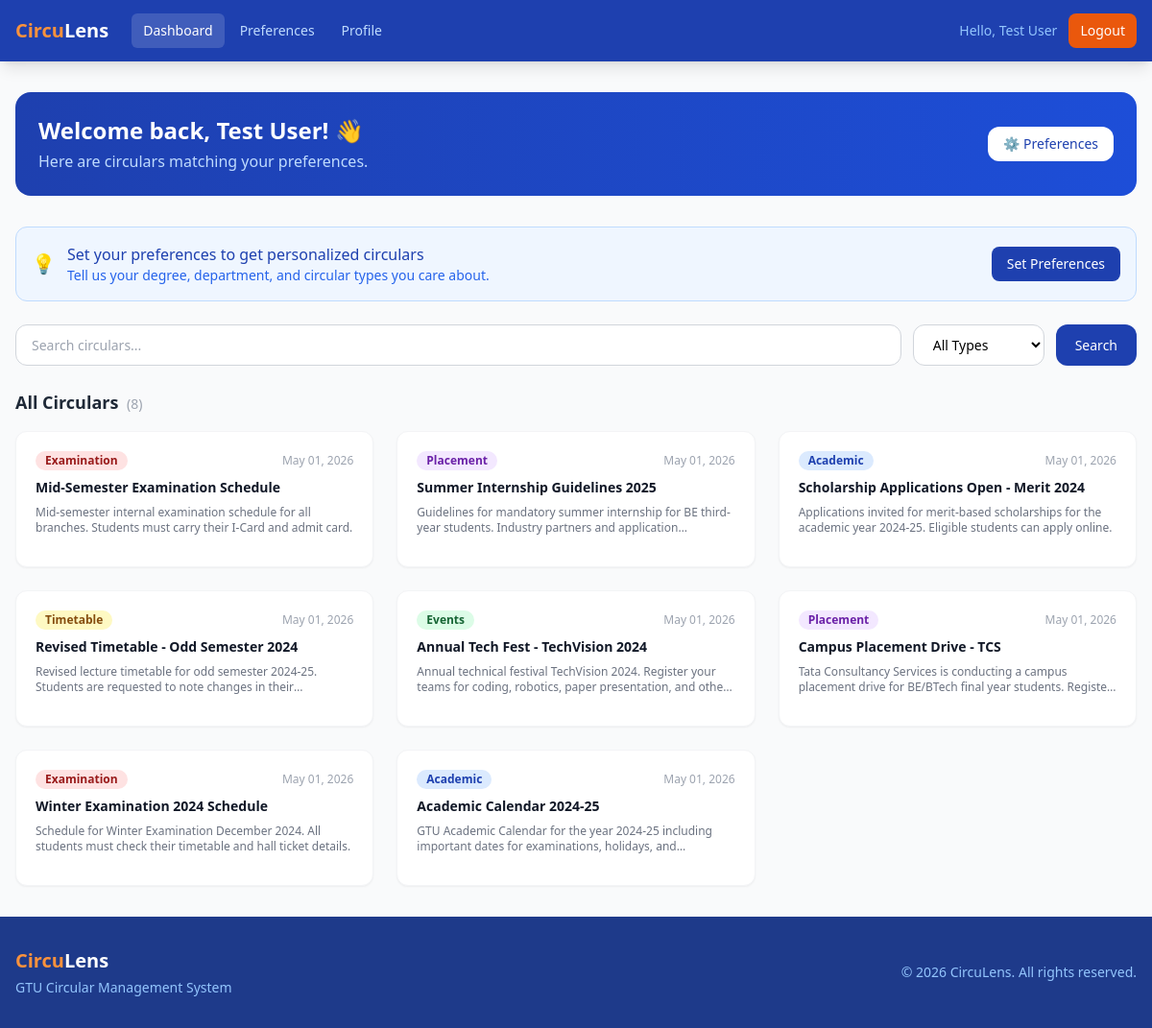
/user/dashboard.php (signed in), run on the app's committed database.
### tables this page shows
CREATE TABLE IF NOT EXISTS circulars (
    id            INT AUTO_INCREMENT PRIMARY KEY,
    title         VARCHAR(255) NOT NULL,
    description   TEXT,
    pdf_path      VARCHAR(500),
    circular_type ENUM('academic','examination','events','placement','timetable','general') DEFAULT 'general',
    source        ENUM('admin','scraped') DEFAULT 'admin',
    source_url    VARCHAR(500),
    content_hash  VARCHAR(64),
    is_active     TINYINT(1)   DEFAULT 1,
    created_at    TIMESTAMP    DEFAULT CURRENT_TIMESTAMP,
    INDEX idx_type        (circular_type),
    INDEX idx_active      (is_active),
    INDEX idx_hash        (content_hash),
    INDEX idx_created     (created_at)
);

### config/auth.php (called while the page is built, shortened)
<?php
function isUserLoggedIn(): bool {
    return isset($_SESSION['user_id']) && !empty($_SESSION['user_id']);
}
function getCurrentUser(): ?array {
    return [
        'id'    => $_SESSION['user_id'],
        'name'  => $_SESSION['user_name']  ?? '',
        'email' => $_SESSION['user_email'] ?? '',
    ];
}

### user/dashboard.php (the view, shortened to what this page needs)
<?php
require_once __DIR__ . '/../config/auth.php';
$typeBadges = [
    'academic'    => 'bg-blue-100 text-blue-800',
    'examination' => 'bg-red-100 text-red-800',
    'events'      => 'bg-green-100 text-green-800',
    'placement'   => 'bg-purple-100 text-purple-800',
    'timetable'   => 'bg-yellow-100 text-yellow-800',
    'general'     => 'bg-gray-100 text-gray-800',
];
$user = getCurrentUser();
$type   = filter_input(INPUT_GET, 'type',   FILTER_SANITIZE_SPECIAL_CHARS) ?? '';
$search = filter_input(INPUT_GET, 'search', FILTER_SANITIZE_SPECIAL_CHARS) ?? '';
$page   = max(1, (int)(filter_input(INPUT_GET, 'page', FILTER_VALIDATE_INT) ?: 1));
$limit  = 9;
$offset = ($page - 1) * $limit;
try {
    $pdo  = db();
    $prefs = $pdo->prepare('SELECT * FROM preferences WHERE user_id = ? LIMIT 1');
    $prefs->execute([$user['id']]);
    $preferences = $prefs->fetch();
    $where  = ['c.is_active = 1'];
    $params = [];
    $whereSQL  = implode(' AND ', $where);
    $countStmt = $pdo->prepare("SELECT COUNT(*) FROM circulars c WHERE $whereSQL");
    $countStmt->execute(array_values($params));
    $total = (int)$countStmt->fetchColumn();
    $params[] = $limit;
    $params[] = $offset;
    $stmt     = $pdo->prepare("SELECT * FROM circulars c WHERE $whereSQL ORDER BY c.created_at DESC LIMIT ? OFFSET ?");
    $stmt->execute(array_values($params));
    $circulars  = $stmt->fetchAll();
    $dbOk       = true;
} catch (Exception $e) {
    $circulars   = [];
    $total       = 0;
    $totalPages  = 1;
    $unreadCount = 0;
    $preferences = null;
    $dbOk        = false;
}
include __DIR__ . '/../includes/user_header.php';
?>
<div class="max-w-7xl mx-auto px-4 py-8">
    <div class="bg-gradient-to-r from-blue-800 to-blue-700 rounded-2xl text-white p-6 mb-8 flex flex-col md:flex-row md:items-center justify-between gap-4">
        <div>
            <h1 class="text-2xl font-bold">Welcome back, <?php echo htmlspecialchars($user['name']); ?>! 👋</h1>
            <p class="text-blue-200 mt-1">Here are circulars matching your preferences.</p>
        </div>
        <div class="flex items-center gap-3">
            <a href="<?php echo APP_URL; ?>/user/preferences.php"
               class="bg-white text-blue-800 px-4 py-2 rounded-xl font-medium text-sm hover:bg-blue-50 transition-colors">
                ⚙️ Preferences
            </a>
        </div>
    </div>
    <?php if (!$preferences && $dbOk): ?>
        <div class="bg-blue-50 border border-blue-200 text-blue-800 p-4 rounded-xl mb-6 flex items-center justify-between">
            <div class="flex items-center gap-3">
                <span class="text-xl">💡</span>
                <div>
                    <p class="font-medium">Set your preferences to get personalized circulars</p>
                    <p class="text-sm text-blue-600">Tell us your degree, department, and circular types you care about.</p>
                </div>
            </div>
            <a href="<?php echo APP_URL; ?>/user/preferences.php"
               class="bg-blue-800 text-white px-4 py-2 rounded-lg text-sm font-medium hover:bg-blue-700 shrink-0">
                Set Preferences
            </a>
        </div>
    <?php endif; ?>
    <form method="GET" class="flex flex-wrap gap-3 mb-6">
        <input type="text" name="search" value="<?php echo htmlspecialchars($search); ?>"
               placeholder="Search circulars..."
               class="flex-1 min-w-48 px-4 py-2.5 border border-gray-300 rounded-xl focus:outline-none focus:ring-2 focus:ring-blue-500 text-sm bg-white">
        <select name="type" class="px-4 py-2.5 border border-gray-300 rounded-xl focus:outline-none text-sm bg-white">
            <option value="">All Types</option>
        </select>
        <button type="submit" class="bg-blue-800 text-white px-5 py-2.5 rounded-xl text-sm font-medium hover:bg-blue-700">Search</button>
    </form>
    <div class="flex items-center justify-between mb-4">
        <h2 class="text-lg font-semibold text-gray-800">
            <?php echo $type ? ucfirst($type) . ' Circulars' : ($preferences ? 'Your Circulars' : 'All Circulars'); ?>
            <span class="text-sm font-normal text-gray-400 ml-1">(<?php echo $total; ?>)</span>
        </h2>
    </div>
    <?php if (empty($circulars)): ?>
        <div class="text-center py-20 bg-white rounded-xl shadow-sm border border-gray-100">
            <div class="text-5xl mb-4">📭</div>
            <p class="text-gray-500 text-base">No circulars found.</p>
            <?php if ($type || $search): ?>
                <a href="<?php echo APP_URL; ?>/user/dashboard.php" class="text-blue-600 hover:underline text-sm mt-2 inline-block">Clear filters</a>
            <?php endif; ?>
        </div>
    <?php else: ?>
        <div class="grid grid-cols-1 md:grid-cols-2 lg:grid-cols-3 gap-6">
            <?php foreach ($circulars as $c): ?>
                <div class="bg-white rounded-xl shadow-sm hover:shadow-md transition-shadow duration-200 border border-gray-100 flex flex-col overflow-hidden">
                    <div class="p-5 flex-1 flex flex-col">
                        <div class="flex items-center justify-between mb-2">
                            <span class="px-2.5 py-0.5 rounded-full text-xs font-semibold <?php echo $typeBadges[$c['circular_type']] ?? 'bg-gray-100 text-gray-800'; ?>">
                                <?php echo ucfirst($c['circular_type']); ?>
                            </span>
                            <span class="text-gray-400 text-xs"><?php echo date('M d, Y', strtotime($c['created_at'])); ?></span>
                        </div>
                        <h3 class="text-gray-900 font-semibold text-sm mb-2 line-clamp-2 flex-1">
                            <?php echo htmlspecialchars($c['title']); ?>
                        </h3>
                        <p class="text-gray-500 text-xs mb-3 line-clamp-2">
                            <?php echo htmlspecialchars($c['description'] ?? ''); ?>
                        </p>
                    </div>
                </div>
            <?php endforeach; ?>
        </div>
    <?php endif; ?>
</div>
<?php include __DIR__ . '/../includes/user_footer.php'; ?>

### assets/css/style.css (style rules this page uses)
.line-clamp-2 { display: -webkit-box; -webkit-line-clamp: 2; -webkit-box-orient: vertical; overflow: hidden; }
* { transition-property: color, background-color, border-color, box-shadow; transition-timing-function: cubic-bezier(0.4, 0, 0.2, 1); transition-duration: 150ms; }

### data on the page
circulars: circular_type "Examination", created_at "May 01, 2026", title "Mid-Semester Examination Schedule", description "Mid-semester internal examination schedule for all branches. Students must carry their I-Card and admit card."
circulars: circular_type "Placement", created_at "May 01, 2026", title "Summer Internship Guidelines 2025", description "Guidelines for mandatory summer internship for BE third-year students. Industry partners and…"
circulars: circular_type "Academic", created_at "May 01, 2026", title "Scholarship Applications Open - Merit 2024", description "Applications invited for merit-based scholarships for the academic year 2024-25. Eligible students can apply online."
circulars: circular_type "Timetable", created_at "May 01, 2026", title "Revised Timetable - Odd Semester 2024", description "Revised lecture timetable for odd semester 2024-25. Students are requested to note changes in…"
circulars: circular_type "Events", created_at "May 01, 2026", title "Annual Tech Fest - TechVision 2024", description "Annual technical festival TechVision 2024. Register your teams for coding, robotics, paper presentation, and…"
circulars: circular_type "Placement", created_at "May 01, 2026", title "Campus Placement Drive - TCS", description "Tata Consultancy Services is conducting a campus placement drive for BE/BTech final year students.…"
circulars: circular_type "Examination", created_at "May 01, 2026", title "Winter Examination 2024 Schedule", description "Schedule for Winter Examination December 2024. All students must check their timetable and hall ticket details."
circulars: circular_type "Academic", created_at "May 01, 2026", title "Academic Calendar 2024-25", description "GTU Academic Calendar for the year 2024-25 including important dates for examinations, holidays,…"

### other printed values
$user['name'] "Test User"
$total "8"
